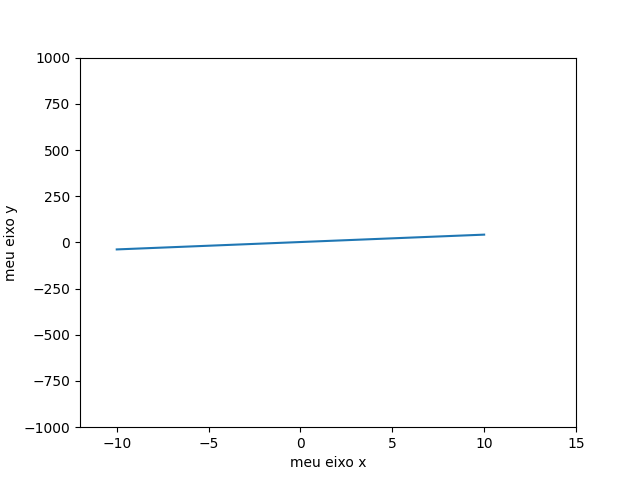
#> input picture Lab00 - Introducing python libraries/grafico.png, 640 x 480 px, given in place of relogio.tif, which was not available
$ jupyter execute --allow-errors lab01.ipynb   (text cells are left out)
#> lines starting #> are read from the running program, lines starting #| are printed output that depends on the picture; pictures that were not available may be replaced by others from this repository, and a replacement may not be noted
[cell 1]
# type your code here
# Python code to read image
import cv2
import matplotlib.pyplot as plt
import numpy as np

img = cv2.imread("relogio.tif", cv2.IMREAD_GRAYSCALE)
#> img: shape (480, 640); min 0, max 255, mean 251.8

plt.imshow(img, cmap='gray', vmin=0, vmax=255);

print('Tamanho da imagem : ',img.shape)
#| Tamanho da imagem :  (480, 640)
# convertendo para 300dpi

linhas = img.shape[0]
#> linhas = 480
colunas = img.shape[1];
#> colunas = 640

[cell 2]
#Nome: Leonardo Oliveira de Jesus ID: 12111EBI033
import cv2
import matplotlib.pyplot as plt
import numpy as np

img_relogio = cv2.imread("relogio.tif", cv2.IMREAD_GRAYSCALE)

#plt.imshow(img, cmap='gray', vmin=0, vmax=255);

def reamostrar_imagem (imagem,DPI_original,dpi_escolhido):
#> called with DPI_original = 1250, dpi_escolhido = 300
    salto = int(DPI_original/dpi_escolhido) #DESAFIO: em numero real e arredondar na consulta (vetor _ fazer a media da janela de salto)
    return imagem[::salto,::salto]
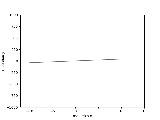
#> returned value: shape (120, 160); min 0, max 255, mean 250.9

DPI_relogio = 1250
dpis_escolhidos = [300,150,72]

img300 = reamostrar_imagem(img_relogio,DPI_relogio,300)
img150 = reamostrar_imagem(img_relogio,DPI_relogio,150)
#> call 2 of reamostrar_imagem, with DPI_original = 1250, dpi_escolhido = 150
#> in reamostrar_imagem (call 2), `return imagem[::salto,::salto]`:
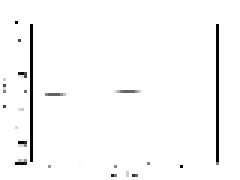
#> returned value: shape (60, 80) (shown 3 times larger); min 0, max 255, mean 248.5
img72  = reamostrar_imagem(img_relogio,DPI_relogio,72)
#> call 3 of reamostrar_imagem, with DPI_original = 1250, dpi_escolhido = 72
#> in reamostrar_imagem (call 3), `return imagem[::salto,::salto]`:
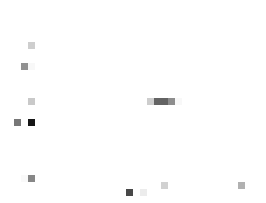
#> returned value: shape (29, 38) (shown 7 times larger); min 22, max 255, mean 253.6

print(f"Dimensões 300 DPI: {img300.shape}")
#| Dimensões 300 DPI: (120, 160)
print(f"Dimensões 150 DPI: {img150.shape}")
#| Dimensões 150 DPI: (60, 80)
print(f"Dimensões 72  DPI: {img72.shape}")
#| Dimensões 72  DPI: (29, 38)

# 4. Criar a visualização conjunta (1 linha e 4 colunas)
plt.figure(figsize=(20, 5)) # Define o tamanho da janela (largura, altura)

# Original
plt.subplot(1, 4, 1)
plt.imshow(img_relogio, cmap='gray')
plt.title(f"Original (1250 DPI)\n{img_relogio.shape}")
plt.axis('off')

# 300 DPI
plt.subplot(1, 4, 2)
plt.imshow(img300, cmap='gray')
plt.title(f"300 DPI\n{img300.shape}")
plt.axis('off')

# 150 DPI
plt.subplot(1, 4, 3)
plt.imshow(img150, cmap='gray')
plt.title(f"150 DPI\n{img150.shape}")
plt.axis('off')

# 72 DPI
plt.subplot(1, 4, 4)
plt.imshow(img72, cmap='gray')
plt.title(f"72 DPI\n{img72.shape}")
plt.axis('off')

plt.tight_layout() # Ajusta o espaçamento para não sobrepor títulos
plt.show()
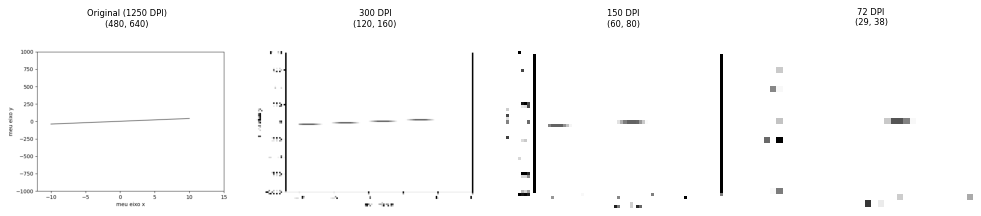
#> figure drawn by matplotlib, 4 panels
